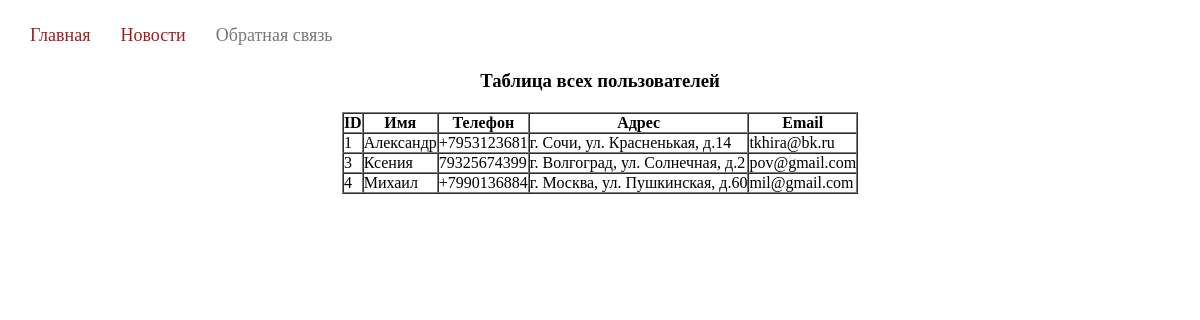
Page /feedback/correction.php on the committed database.
### tables this page shows
CREATE TABLE `form` (
  `id` int(11) NOT NULL,
  `name` varchar(20) NOT NULL,
  `phone` varchar(11) NOT NULL,
  `address` varchar(50) NOT NULL,
  `email` varchar(40) NOT NULL
);

### feedback/correction.php (the view, shortened to what this page needs)
<html>
<!DOCTYPE html>
<html lang="ru">
<head>
    <link rel="stylesheet" href="../page/style.css">
</head>
<body>
    <nav>
        <ul id="menuList">
            <li><a href="../page/index.php">Главная</a></li>
            <li><a href="../newspor/news.php">Новости</a></li>
            <li><a href="../feedback/form.php" style="color:#787878;">Обратная связь</a></li>
        </ul>
    </nav>
    </body>
<?php
$servername = "localhost";
$username = "root";
$password = "";
$dbname = "feedback";
$conn = mysqli_connect ($servername, $username, $password, $dbname);
?>
<center>
<?php
echo "<h3>Таблица всех пользователей</h3>";
$sql = "SELECT id, name, phone, address, email FROM form ";
$result = $conn->query($sql);
if ($result->num_rows > 0) {
    echo "<table border='1' cellpadding='10' cellspacing='0'  >";
    echo "<tr><th>ID</th><th>Имя</th><th>Телефон</th><th>Адрес</th><th>Email</th></tr>";
    while ($row = $result->fetch_assoc()) {
        echo "<tr >";
        echo "<td>" . $row['id'] . "</td>";
        echo "<td>" . htmlspecialchars($row['name']) . "</td>";
        echo "<td>" . htmlspecialchars($row['phone']) . "</td>";
        echo "<td>" . nl2br(htmlspecialchars($row['address'])) . "</td>";
        echo "<td>" . htmlspecialchars($row['email']) . "</td>";
        echo "</tr>";
    }
    echo "</table>";
} else {
    echo "Нет сообщений.";
}
?>
</center>

### page/style.css (style rules this page uses)
* { margin: 0; padding: 0; box-sizing: border-box; }
nav { padding: 10px 30px; display: flex; align-items: center; justify-content: space-between; background: #ffffff; position: relative; height: 70px; }
nav ul { display: flex; gap: 30px; align-items: center; }
nav ul li { list-style-type: none; }
nav ul li a { text-decoration: none; color: #a01c1c; font-size: 18px; }
a { text-decoration: none; color: #ffffff; }
h3 { padding-bottom: 20px; }

### feedback/correction.php (style rules this page uses)
table { background: #fff; }
table td { max-width: 100%; }

### rows in the picture
form: id "1", name "Александр", phone "+7953123681", address "г. Сочи, ул. Красненькая, д.14", email "tkhira@bk.ru"
form: id "3", name "Ксения", phone "79325674399", address "г. Волгоград, ул. Солнечная, д.2", email "pov@gmail.com"
form: id "4", name "Михаил", phone "+7990136884", address "г. Москва, ул. Пушкинская, д.60", email "mil@gmail.com"
